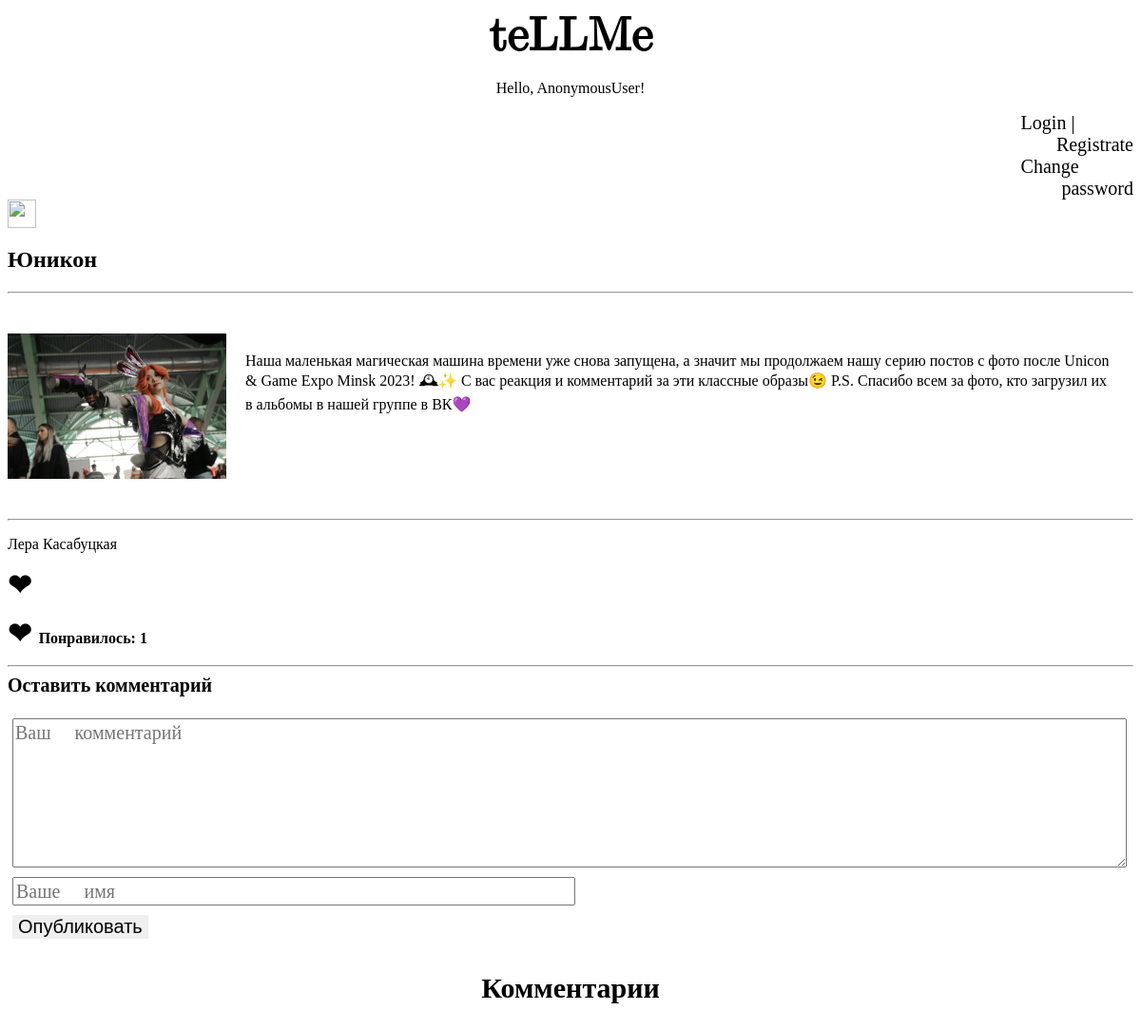
Screenshot of /3/ with the database file from the repository.
### users/models.py (models this page shows, shortened)
class Post(models.Model):
    title = models.CharField('Заголовок записи', max_length=100)
    descript = models.TextField('Текст блога')
    author = models.CharField('Имя автора', max_length=100)
    dats = models.DateTimeField(default=datetime.now())
    img = models.ImageField('Изображение', upload_to = 'image/%Y')# c указанием текущего года, это путь где будут храниться все излбражения с админки
    objects =  PostQuerrySet.as_manager()
    class Meta:
        verbose_name = 'Запись' #красивое отображение  в админке
        verbose_name_plural = 'Записи'

### users/views.py (the view)
# urls.py: path('<int:pk>/',views.PostElement.as_view()),
class PostElement(DetailView):
    model = Post
    template_name = 'blogelement.html'
    context_object_name = 'post'

### templates/blogelement.html (shortened to what this page needs)
{%extends 'home.html'%}
{%load static%}
  {%block content%}
  <body>
    <a  href='{%url "home"%}'><img style = 'width: 30px;'src='https://sun9-65.userapi.com/impg/aVNXjc8e0eDTHRJW_Px_XgYCHAbQU9QwlTiZ9A/eeREHI7tT60.jpg?size=512x512&quality=95&sign=87ecba353756021f6f704fc005b95599&type=album'/></a>
    <div id='mainblock'>
      <div id='post'>
        <h2>{{post.title}}</h2>
      <hr>
      <br>
      <div class='block'><p align='center'><img class='pic' src="{{post.img.url}}" wigth='50%'></p>
      <p class='descr'>{{post.descript}}<p></div>
      <br>
      <hr>
      <p>{{post.author}}<p>
      </div>
    </div>
    <div>
      <p style='font-weight: bold;'><a href={%url "add_likes" post.id%} style='font-size: 30px;'>❤ </a>
        <p style='font-weight: bold;'><a href={%url "del_likes" post.id%} style='font-size: 30px;'>❤ </a>
        Понравилось: {{post.likes_set.all.count}}</p>
    </div>
      <div id = 'create'>
        <hr>
        <a class = 'com'href='#'>Оставить комментарий</a><br><br>
        <form action='{%url "comment" post.id%}' method='post'>
            <textarea class='men'name='textcom' placeholder="Ваш комментарий"></textarea><br> <! ссылка на поле в модели админки, чтобы данные попав во вью занеслись в админке>
            <input class='inp' type='text' name ='name' placeholder="Ваше имя"><br>
            <button class = 'sub' type='submit'>Опубликовать</button>
        </form>
      </div>
      <h3 class='headcomm'>Комментарии</h3>
  {%endblock%}

### static/css/stil.css (style rules this page uses)
#mainblock { background-color: rgb(255, 255, 255); }
#post .pic { width:230px; }
#post .block { display: flex; flex-direction: row; align-content: stretch; align-items: stretch; }
#post .descr { position: relative; padding: 20px; }
.com { font-size: 20px; font-weight: bold; }
.men { width: 99%; height: 20%; margin: 5px; font-size: 20px; font-family: emoji; }
.inp { width: 50%; margin: 5px; font-size: 20px; font-family: emoji; }
.sub { margin: 5px; font-size: 20px; font-family: revert;transition: .5s; border:none }
.headcomm { align-items: center; display: flex; flex-direction: column; font-size: 30px; }
a { text-decoration: none;color:black }
#mainblock, #create { transition: .5s; }

### rows the page displays
Post: title "Юникон", img (picture), descript "Наша маленькая магическая машина времени уже снова запущена, а значит мы продолжаем нашу серию постов с фото после Unicon & Game Expo Minsk 2023! 🕰✨ С вас реакция и комментарий за эти классные образы😉 P.S. Спасибо всем за фото, кто загрузил их в альбомы в нашей группе в ВК💜", author "Лера Касабуцкая", likes_set.all.count "1"

### other values shown
{{ user }} "AnonymousUser"
